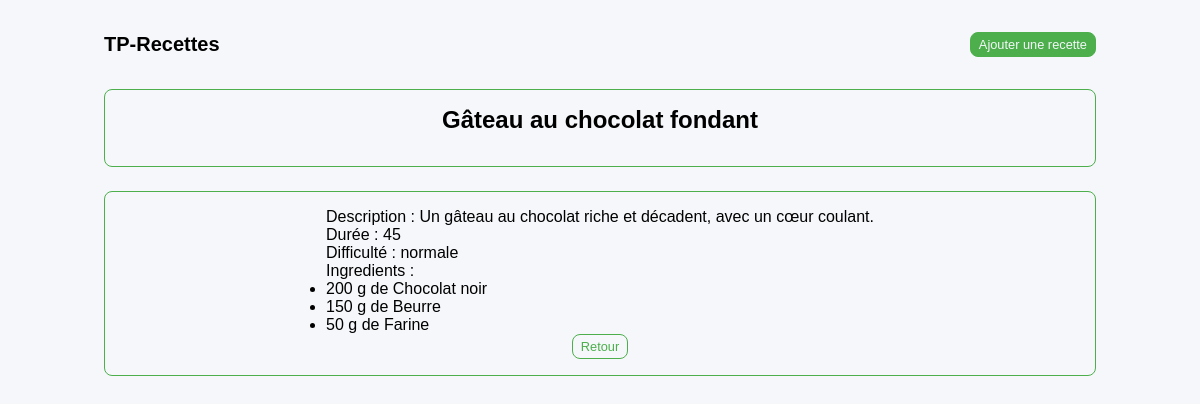
Page /index.php?act=read&id=2 on the committed database.
### tables this page shows
CREATE TABLE IF NOT EXISTS `recipes` (
  `id` int UNSIGNED NOT NULL AUTO_INCREMENT,
  `name` varchar(255) NOT NULL,
  `description` text,
  `duration` int NOT NULL,
  `difficulty` enum('facile','normale','difficile') NOT NULL,
  PRIMARY KEY (`id`)
);

CREATE TABLE IF NOT EXISTS `ingredients_recipes` (
  `id` int UNSIGNED NOT NULL AUTO_INCREMENT,
  `ingredient_id` int UNSIGNED NOT NULL,
  `recipe_id` int UNSIGNED NOT NULL,
  `quantity` decimal(6,2) NOT NULL,
  `unity` varchar(255) NOT NULL,
  PRIMARY KEY (`id`),
  KEY `ingredients_recipes_recipe_id_foreign` (`recipe_id`),
  KEY `ingredients_recipes_ingredient_id_foreign` (`ingredient_id`)
);

CREATE TABLE IF NOT EXISTS `ingredients` (
  `id` int UNSIGNED NOT NULL AUTO_INCREMENT,
  `name` varchar(255) NOT NULL,
  PRIMARY KEY (`id`)
);

### Classes/Functions.php (called while the page is built, shortened)
<?php
class Func {
    public function convert_unity(string $unity): string {
        switch ($unity) {
            default:
                $return = $unity." de ";
                break;
        }
        return $return;
    }
}

### sources/read.php (the view, shortened to what this page needs)
<?php
if ( !isset($_GET['id']) OR empty($_GET['id']) OR trim($_GET['id']) == "" ) {
    header('Location: ./');
	die;
} else {
    $id = trim(htmlspecialchars($_GET['id']));
}
$sql = "SELECT id, name, description, duration, difficulty
        FROM recipes
        WHERE id = :id";
$req = $bdd->prepare($sql);
$req->bindParam(":id", $id, PDO::PARAM_INT);
$req->execute();
$recipe = $req->fetch(PDO::FETCH_ASSOC);
if(!$recipe) {
    header('Location: ./index.php?act=404');
	die;
} else {
    $sql = "SELECT i.id, i.name, ir.ingredient_id, ir.quantity, ir.unity
            FROM ingredients AS i
            JOIN ingredients_recipes AS ir ON i.id = ir.ingredient_id
            WHERE ir.recipe_id = ".$recipe['id'];
    $req = $bdd->prepare($sql);
    $req->execute();
    $ingredients = $req->fetchAll(PDO::FETCH_ASSOC);
}
?>
<main class="wrapper">
    <section class="section">
        <h1><?= $recipe['name'] ?></h1>
    </section>
    <section class="section">
        <div>
            <div>Description : <?= $recipe['description'] ?></div>
            <div>Durée : <?= $recipe['duration'] ?></div>
            <div>Difficulté : <?= $recipe['difficulty'] ?></div>
            <div>
                Ingredients :
                <ul>
<?php foreach ($ingredients as $ingredient):
$quantity = ceil($ingredient['quantity']);
$unity = $func->convert_unity($ingredient['unity']);
?>
                    <li><?= $quantity." ".$unity . $ingredient['name'] ?></li>
<?php endforeach; ?>
                </ul>
            </div>
        </div>
        <a href="<?= PATH ?>"><button class="button-secondary">Retour</button></a>
    </section>
</main>

### assets/css/style.css (style rules this page uses)
:root { --wrapper-desktop: 1152px; --wrapper-laptops : 992px; --wrapper-tablets : 768px; --wrapper-phones : 640px; --primary-color: #4CAF4C; --secondary-color: #d6b602; --tertiary-color: #FF0000; --neutral-color: #F5F7FA; --accent-color: #0000FF; --warning-color: #FF0000; --succes-color: #4CAF4C; --bg-color1: #FCFCFC; --bg-color2: #CCCCCC; --Neutral-Silver: #F5F7FA; --Neutral-White: #FFFFFF; --global-radius: 8px; --base-font: sans-serif; }
body { font-family: var(--base-font); font-size: 1rem; background-color: var(--neutral-color); }
.wrapper { margin: 0px auto; width: var(--wrapper-desktop); }
button { padding: 4px 8px; border: 1px solid var(--primary-color); border-radius: var(--global-radius); cursor: pointer; font-size: 0.80rem; font-weight: 500; }
.button-secondary { color: var(--primary-color); background-color: var(--neutral-color); }
h1 { padding-bottom: 16px; }
section { padding: 16px 0; margin-bottom: 24px; border-radius: var(--global-radius); border: 1px solid var(--primary-color); }
.section { display: flex; flex-direction: column; align-items: center; }
@media (max-width: 1252px) { .wrapper { width: var(--wrapper-laptops); } }

### rows in the picture
recipes: name "Gâteau au chocolat fondant", description "Un gâteau au chocolat riche et décadent, avec un cœur coulant.", duration "45", difficulty "normale"
ingredients_recipes: quantity "200", unity "g de", ingredient.name "Chocolat noir"
ingredients_recipes: quantity "150", unity "g de", ingredient.name "Beurre"
ingredients_recipes: quantity "50", unity "g de", ingredient.name "Farine"
